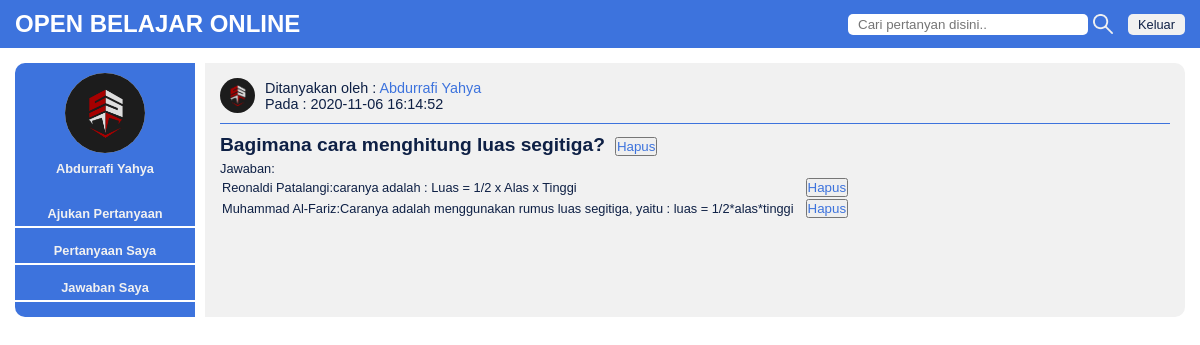
/home/detail_pertannyaan.php?id=14 (signed in), run on the app's committed database.
### tables this page shows
CREATE TABLE IF NOT EXISTS `pengguna` (
  `id_pengguna` int(11) NOT NULL AUTO_INCREMENT,
  `nama_lengkap` varchar(50) NOT NULL,
  `nama_pengguna` varchar(50) NOT NULL,
  `email` varchar(50) NOT NULL,
  `kata_sandi` varchar(50) NOT NULL,
  `peran` enum('pengguna','admin') NOT NULL,
  `jenjang_pendidikan` enum('sd','smp','sma','kuliah','lainnya') NOT NULL,
  `fotoprofil` text NOT NULL,
  PRIMARY KEY (`id_pengguna`)
);

CREATE TABLE IF NOT EXISTS `pertanyaan` (
  `id_pertanyaan` int(11) NOT NULL AUTO_INCREMENT,
  `id_pengguna` int(11) NOT NULL,
  `id_kategori` int(11) NOT NULL,
  `status` enum('belum','terjawab') NOT NULL,
  `isi_pertanyaan` text NOT NULL,
  `waktu` timestamp NOT NULL DEFAULT CURRENT_TIMESTAMP ON UPDATE CURRENT_TIMESTAMP,
  PRIMARY KEY (`id_pertanyaan`)
);

CREATE TABLE IF NOT EXISTS `jawaban` (
  `id_jawaban` int(11) NOT NULL AUTO_INCREMENT,
  `id_pertanyaan` int(11) NOT NULL,
  `id_pengguna` int(11) NOT NULL,
  `status` enum('pilih','tidak') NOT NULL,
  `isi_jawaban` text NOT NULL,
  `waktu` timestamp NOT NULL DEFAULT CURRENT_TIMESTAMP ON UPDATE CURRENT_TIMESTAMP,
  PRIMARY KEY (`id_jawaban`)
);

### home/detail_pertannyaan.php (the view, shortened to what this page needs)
<!DOCTYPE html>
<html lang="en">
<head>
		<?php include '../includes/head.php' ?>
</head>
<body>
	<?php include '../includes/navbar.php' ?>
	<div class="container">
		<?php include '../includes/menu.php' ?>
		<div class="content">
			<?php
			$id = $_GET['id'];
			$query = mysqli_query($db,"SELECT * FROM pertanyaan INNER JOIN pengguna ON pertanyaan.id_pengguna = pengguna.id_pengguna WHERE id_pertanyaan = '$id'");
			$query2 = mysqli_query($db,"SELECT * FROM jawaban INNER JOIN pengguna ON jawaban.id_pengguna = pengguna.id_pengguna WHERE id_pertanyaan = '$id'");
			$jumlah = mysqli_num_rows($query2);
			while ($row = mysqli_fetch_array($query)) {
				 ?>
			<div class="info-pengguna">
				<img src="../images/<?php echo $row['fotoprofil'] ?>">
				<div class="info-keterangan">
			 	<p>Ditanyakan oleh : <a href="pengguna.php?id=<?php echo $row['id_pengguna'] ?>"><?php echo $row['nama_lengkap'] ?></a></p>
				<p><?php echo "Pada : ".$row['waktu'];  ?></p>
				</div>
			</div>
			 <h2><?php echo $row['isi_pertanyaan']; ?><button style="margin-left: 10px;"><a href="aksi_hapus_pertanyaan.php?id=<?php echo $row['id_pertanyaan']; ?>">Hapus</a></button></h2>
			 <p>Jawaban:</p>
			 <?php
			 if($jumlah>0){
			 		?>
			 		<table>
			 			<?php while($row2=mysqli_fetch_array($query2)){ ?>
			 				<tr>
			 					<td><?php echo $row2['nama_lengkap'].":".$row2['isi_jawaban']; ?></td>
			 					<td><button style="margin-left: 10px;"><a href="aksi_hapus_jawaban.php?id=<?php echo $row2['id_jawaban']; ?>">Hapus</a></button></td>
			 				</tr>
			 			<?php } ?>
			 		</table>
			 		<?php
			 }
			}
			 ?>
		</div>
</body>
</html>

### includes/menu.php
<div class="menu">
			<div class="menu-head">
				<?php
				$query = mysqli_query($db, "SELECT * FROM pengguna WHERE id_pengguna='$_SESSION[id_pengguna]' ");
				while($row=mysqli_fetch_array($query)) {?>
				<img src="<?php echo '../images/'.$row['fotoprofil'] ?>">
				<label><a href="../home/pengguna.php?id=<?php echo $row['id_pengguna'] ?>"><?php echo $row['nama_lengkap'] ?></a></label>
			</div>
			<?php
			if($row['peran']=='admin'){
			 ?>
			 <ul>
				<li><a href="../home/lihat_pertanyaan.php">Lihat Pertanyaan</a></li>
				<li><a href="../home/lihat_pengguna.php">Lihat Pengguna</a></li>
				<li><a href="../home/kategori.php">Tambah Kategori</a></li>
			</ul>
			<?php }else{?>
				<ul>
				<li><a href="../home/buat_pertanyaan.php">Ajukan Pertanyaan</a></li>
				<li><a href="../home/pertanyaanku.php">Pertanyaan Saya</a></li>
				<li><a href="../home/jawabanku.php">Jawaban Saya</a></li>
			</ul>
			<?php
			}
			 } ?>
		</div>

### includes/main.css (style rules this page uses)
* { margin: 0; padding: 0; box-sizing: border-box; }
body { font-family: 'arial', sans-serif; font-size: 0.8rem; color: #0e2045; }
a { text-decoration: none; color: #3d73dd; }
.container { display: flex; margin: 15px; }
.menu { background-color: #3d73dd; width: 180px; border-radius: 10px 0 0 10px; text-align: center; font-weight: bold; }
.menu-head { margin: 10px 0; margin-bottom: 30px; text-align: center; color: #f1f1f1; }
.menu-head img { border-radius: 50%; height: 80px; width: 80px; background-color: #f1f1f1; }
.menu a { color: #f1f1f1; }
.menu ul { list-style: none; }
.menu li { margin: 15px 0px; padding-bottom: 5px; border-bottom: 2px solid white; }
.content { background-color: #f1f1f1; border-radius: 0 10px 10px 0; flex-grow: 1; margin-left: 10px; padding: 15px; }
.content h1,h2,h3 { margin-bottom: 5px; }
label { display: block; margin: 5px 0; }
.info-pengguna { display: flex; align-items: center; margin-bottom: 10px; padding-bottom: 10px; border-bottom: 1px solid #3d73dd; }
.info-pengguna img { height: 35px; width: 35px; border-radius: 50%; }
.info-keterangan { margin-left: 10px; display: flex; flex-direction: column; font-size: 0.9rem; }

### data on the page
pengguna: fotoprofil (picture), nama_lengkap "Abdurrafi Yahya", peran "Ajukan Pertanyaan"
pertanyaan: id_pengguna.fotoprofil (picture), id_pengguna.nama_lengkap "Abdurrafi Yahya", waktu "2020-11-06 16:14:52", isi_pertanyaan "Bagimana cara menghitung luas segitiga?"
jawaban: id_pengguna.nama_lengkap "Reonaldi Patalangi", isi_jawaban "caranya adalah : Luas = 1/2 x Alas x Tinggi"
jawaban: id_pengguna.nama_lengkap "Muhammad Al-Fariz", isi_jawaban "Caranya adalah menggunakan rumus luas segitiga, yaitu : luas = 1/2*alas*tinggi"
